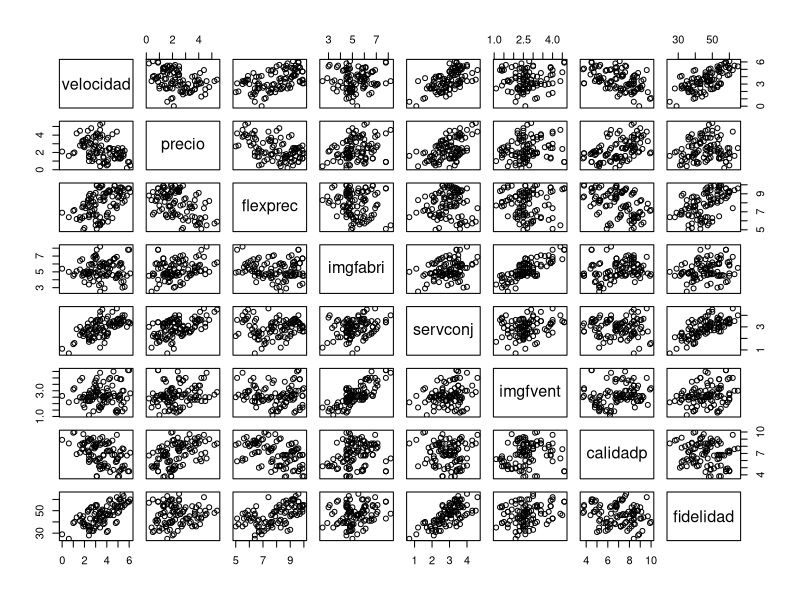
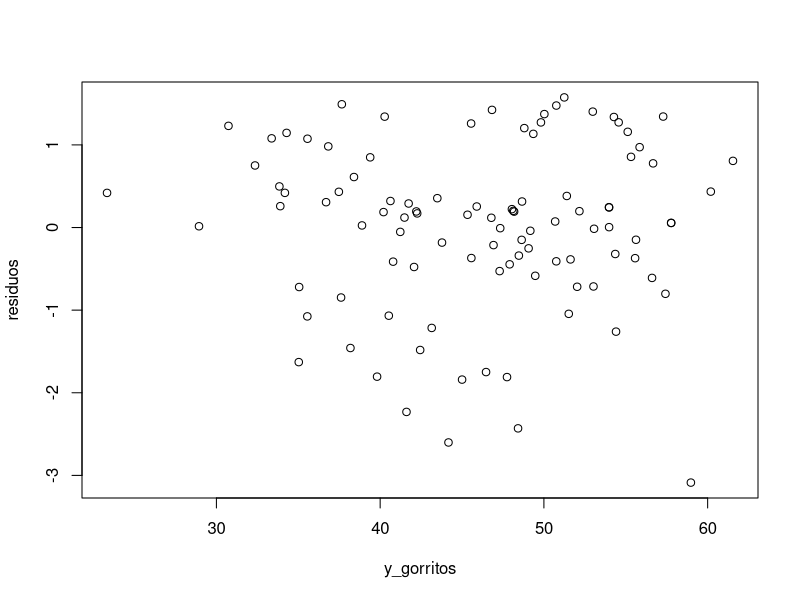
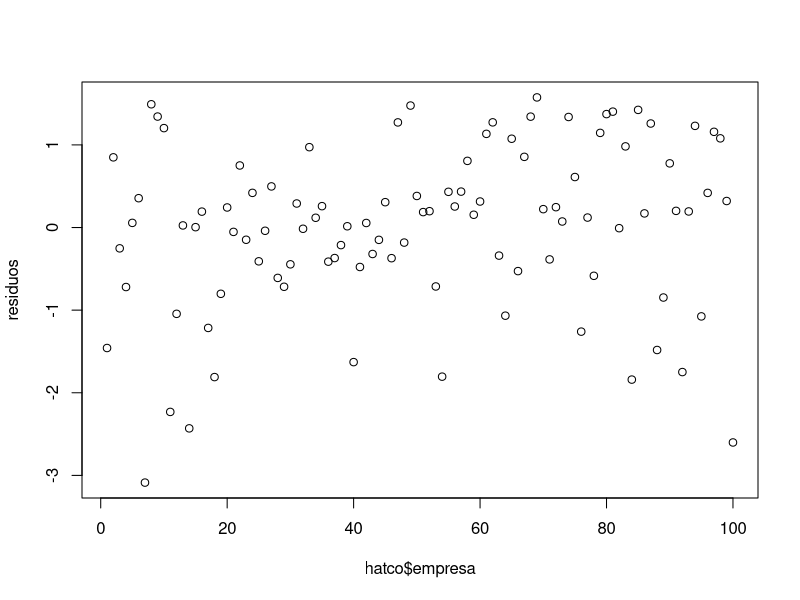

R code for these plots, in order:
#
# ------------------------------------------------------------ VIII ----------
#   :::::: P R A C T I C A   8 : :  :   :    :     :        :          :
# ----------------------------------------------------------------------
#
# Autor: Andrés Millán

hatco <- read.csv(
    "./practicas/csv/hatco2.csv",
    colClasses = c(
        "tamano"     = "factor",
        "adquisic"   = "factor",
        "tindustr"   = "factor",
        "tsitcomp"   = "factor",
        "nfidelidad" = "factor",
        "nsatisfac"  = "factor"
    )
)
str(hatco)
summary(hatco)

# --------------------------------------------------------------------------------

plot(hatco[, c(6:13)])

# Matices que observamos:
# Parece que algunas de las variables son linealmente dependientes. Este sería el caso de
#  -> imgfvent y imgfabri
#  -> velocidad y nfidelidad
#  -> fidelidad y servconj
# En general, parece que la fidelidad será útil a la hora de explicar el resto de variables.

# --------------------------------------------------------------------------------

mod1 <- lm(
    fidelidad ~ velocidad + precio + flexprec + imgfabri + servconj + imgfvent + calidadp,
    hatco
)
mod1

summary(mod1)

anova(mod1)

# --------------------------------------------------------------------------------

# Con un nivel de significación del 5%, podemos decir que las únicas variables que sí parecen tener influencia son:
#   flexprec, servconj
# Son las únicas variables cuyo p-valor se queda por debajo del 0.05.
# Sin embargo, no podemos obviar las otras variables, pues este test no es suficiente para (des)confirmar su influencia.

# --------------------------------------------------------------------------------

# En este caso, su p-valor es de 0.044. Por tanto, con un nivel de significación del 5%, obtendríamos que no podemos prescindir del término.
# Sin embargo, con un n.s. del 1%, sí que aceptamos la hipótesis nula.

# --------------------------------------------------------------------------------

residuos <- rstandard(mod1)
y_gorritos <- mod1$fitted.values

plot(y_gorritos, residuos)

# No parece que podamos distiguir ninguna forma en particular, así que podemos asumir que no hay patrones no aleatorios.

plot(hatco$empresa, residuos)

# Tampoco podemos observar patrones no aleatorios, lo cual es una buena señal.
library("lmtest")
dwtest(mod1)

# --------------------------------------------------------------------------------

ks.test(y_gorritos, residuos)